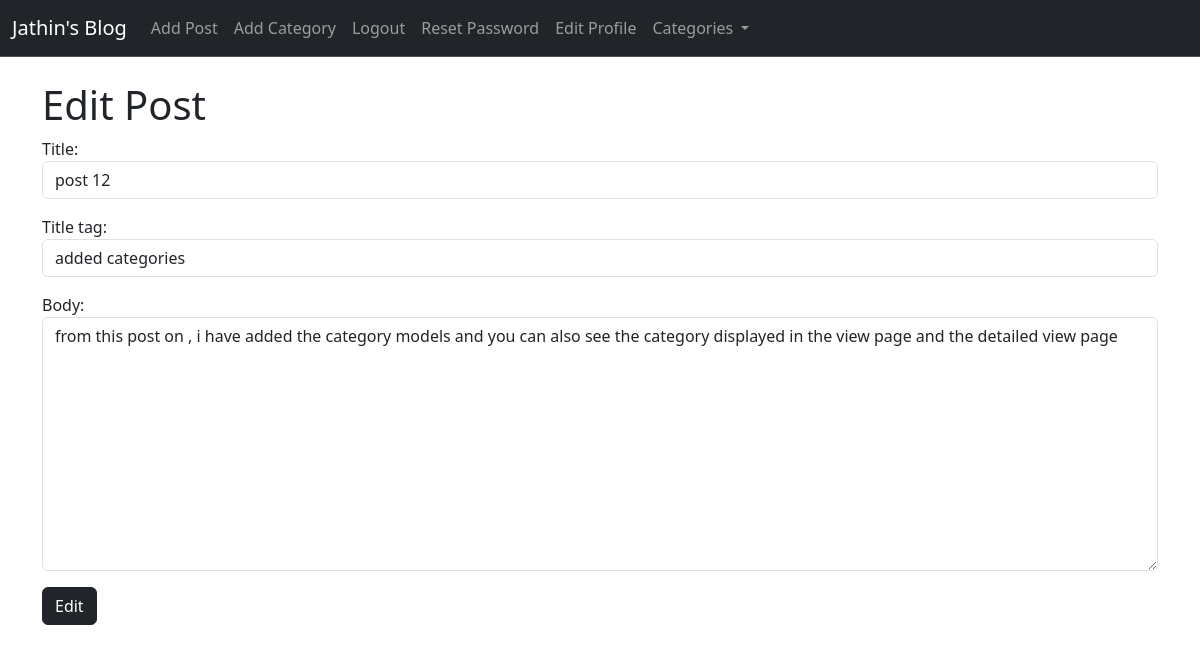
Screenshot of /updatepost/15 (signed in) with the database file from the repository.
### post/models.py (models this page shows, shortened)
class Post(models.Model):
    title = models.CharField(max_length=50)
    title_tag=models.CharField(max_length=20, null=True)
    author = models.ForeignKey(User, on_delete=models.CASCADE)
    body = RichTextField(blank=True, null=True)
    post_time=models.TimeField(auto_now_add=True)
    post_date=models.DateField(auto_now_add=True)
    category=models.CharField(max_length=225, default='coding')
    likes=models.ManyToManyField(User, related_name="blog_likes")

### post/views.py (the view, shortened to what this page needs)
# urls.py: path('updatepost/<int:pk>', Updatearticlepost.as_view(),name='updatepost' ),
class Updatearticlepost(UpdateView):
    model=Post
    template_name="updatepost.html"
    form_class=UpdateForm

### post/forms.py
class UpdateForm(forms.ModelForm):
    class Meta:
        model=Post
        fields=('title','title_tag', 'body',)
        widgets={
            'title':forms.TextInput(attrs={'class':'form-control'}),
            'title_tag':forms.TextInput(attrs={'class':'form-control'}),
            'body':forms.Textarea(attrs={'class':'form-control', }),
        }

### post/templates/updatepost.html (shortened to what this page needs)
{% extends 'base.html' %}
{% block content %}
{% if user.is_authenticated and post.author == user%}
<h1>Edit Post</h1>
<form method="POST">
{{ form.as_p }}
<button type="submit" class="btn btn-dark">Edit</button>
</form>
{% else %} Wait .. You are not authorised Bitch .. are you ?
{% endif %}
{% endblock %}

### rows the page displays
Post: title "post 12", title_tag "added categories", body "from this post on , i have added the category models and you can also see the category displayed in the view page and the detailed view page"
